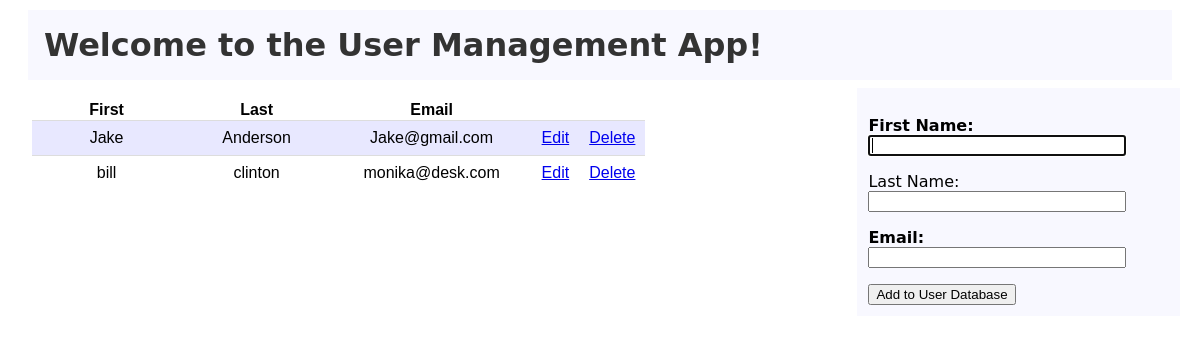
/usermanager/, run on an earlier commit of the app's database.
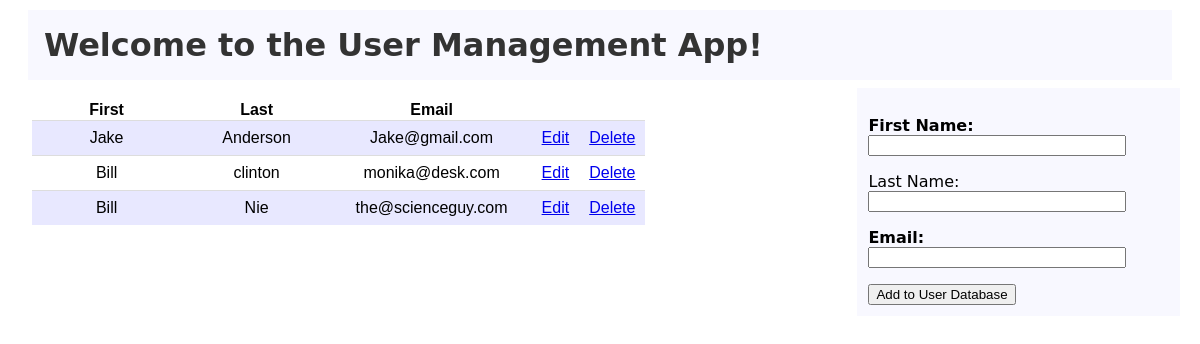
And on a later commit of the database.
### usermanager/models.py (models this page shows, shortened)
class UserManager(models.Model):
    class Meta:
        verbose_name_plural = "User Details"
    firstname = models.CharField('First Name', max_length=100)
    lastname = models.CharField('Last Name', max_length=100, blank=True)
    email = models.EmailField('Email')

### usermanager/views.py (the view)
def index(request):
    if request.method == 'POST':
        userinfo = UserForm(request.POST)
        if userinfo.is_valid():
            userinfo.save()
    return render(request, 'base_site.html', {
        'users': UserManager.objects.order_by('id'),
    })

### templates/base_site.html
{% extends 'base.html' %}
{% block content %}
<div id="columns">
    <div class="right column">
        <form action="" method="POST">{% csrf_token %}
            <p><label for="firstname"><b>First Name:</b></label></br>
                <input id="firstname" type="text" name="firstname" required="True" maxlength="100" style="width:250px" autofocus /></p>
            <p><label for="lastname">Last Name:</label></br>
                <input id="lastname" type="text" name="lastname" maxlength="100" style="width:250px" /></p>
            <p><label for="email"><b>Email:</b></label></br>
                <input id="email" type="email" name="email" required="True" maxlength="75" style="width:250px" /></p>
            <input type="submit" value="Add to User Database" />
        </form>
    </div>
    <div class="left column">
        {% if users %}
            <table>
                <col width="150"><col width="150"><col width="200"><col width="30"><col width="30">
                <thead>
                    <tr>
                        <th>First</th>
                        <th>Last</th>
                        <th>Email</th>
                        <th></th>
                        <th></th>
                    </tr>
                </thead>
                <tbody>
                    {% for user in users %}
                        <tr>
                            <td align=center>{{ user.firstname }}</td>
                            <td align=center>{{ user.lastname }}</td>
                            <td align=center>{{ user.email }}</td>
                            <td align=center><a href="{% url 'detail' user.id %}">Edit</a></td>
                            <td align=center><a href="{% url 'delete' user.id %}">Delete</a></td>
                        </tr>
                    {% endfor %}
                </tbody>
            </table>
        {% else %}
            <strong>No users to display!</strong>
        {% endif %}
    </div>
</div>
{% endblock %}

### templates/base.html (shortened to what this page needs)
<!DOCTYPE HTML>
<html>
    <head>
    </head>
    <body>
        <h1>Welcome to the User Management App!</h1>
            {% block content %}{% endblock %}
    </body>
</html>

### templates/base.html (style rules this page uses)
#columns { min-width: 900px; }
#columns .column { position: relative; padding: 1%; }
#columns .left { float: left; }
#columns .right { float: right; width: 300px; background: #F8F8FF; }
body { font-family: Lucida Grande, DejaVu Sans, Bitstream Vera Sans, Verdana,Arial,sans-serif;; background:#FFF; margin: 10px 20px; }
h1 { font-family: Lucida Grande, DejaVu Sans, Bitstream Vera Sans, Verdana,Arial,sans-serif; color:#333333; background:#F8F8FF; margin:8px; padding:16px; }
table { margin-bottom: 20px; border-collapse: collapse; font-family: Verdana, Geneva, sans-serif; }
table tr:nth-child(odd) td { background: #E8E8FF; }
td { border-top: 1px solid #DDD; padding-top: 8px; padding-bottom: 8px; padding-right: 10px; padding-left: 10px; }

What changed in the data, as far as the page shows it:
changed UserManager "clinton": firstname "bill" → "Bill"
added UserManager: firstname "Bill", lastname "Nie", email "the@scienceguy.com"
